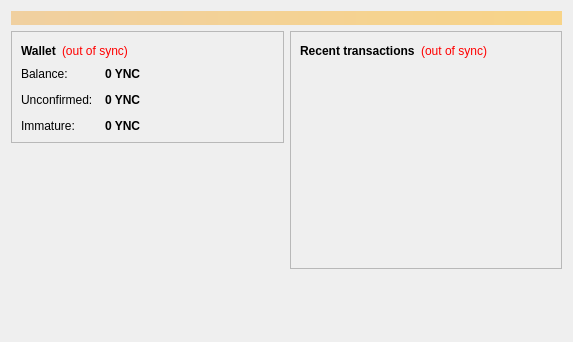
<?xml version="1.0" encoding="UTF-8"?>
<ui version="4.0">
 <class>OverviewPage</class>
 <widget class="QWidget" name="OverviewPage">
  <property name="geometry">
   <rect>
    <x>0</x>
    <y>0</y>
    <width>573</width>
    <height>342</height>
   </rect>
  </property>
  <property name="windowTitle">
   <string>Form</string>
  </property>
  <layout class="QVBoxLayout" name="topLayout">
   <item>
    <widget class="QLabel" name="labelAlerts">
     <property name="visible">
      <bool>false</bool>
     </property>
     <property name="styleSheet">
      <string notr="true">background-color: qlineargradient(x1: 0, y1: 0, x2: 1, y2: 0, stop:0 #F0D0A0, stop:1 #F8D488); color:#000000;</string>
     </property>
     <property name="wordWrap">
      <bool>true</bool>
     </property>
     <property name="margin">
      <number>3</number>
     </property>
    </widget>
   </item>
   <item>
    <layout class="QHBoxLayout" name="horizontalLayout" stretch="1,1">
     <item>
      <layout class="QVBoxLayout" name="verticalLayout_2">
       <item>
        <widget class="QFrame" name="frame">
         <property name="frameShape">
          <enum>QFrame::StyledPanel</enum>
         </property>
         <property name="frameShadow">
          <enum>QFrame::Raised</enum>
         </property>
         <layout class="QVBoxLayout" name="verticalLayout_4">
          <item>
           <layout class="QHBoxLayout" name="horizontalLayout_4">
            <item>
             <widget class="QLabel" name="label_5">
              <property name="font">
               <font>
                <weight>75</weight>
                <bold>true</bold>
               </font>
              </property>
              <property name="text">
               <string>Wallet</string>
              </property>
             </widget>
            </item>
            <item>
             <widget class="QLabel" name="labelWalletStatus">
              <property name="toolTip">
               <string>The displayed information may be out of date. Your wallet automatically synchronizes with the YounetCoin network after a connection is established, but this process has not completed yet.</string>
              </property>
              <property name="styleSheet">
               <string notr="true">QLabel { color: red; }</string>
              </property>
              <property name="text">
               <string notr="true">(out of sync)</string>
              </property>
              <property name="alignment">
               <set>Qt::AlignLeading|Qt::AlignLeft|Qt::AlignVCenter</set>
              </property>
             </widget>
            </item>
            <item>
             <spacer name="horizontalSpacer_2">
              <property name="orientation">
               <enum>Qt::Horizontal</enum>
              </property>
              <property name="sizeHint" stdset="0">
               <size>
                <width>40</width>
                <height>20</height>
               </size>
              </property>
             </spacer>
            </item>
           </layout>
          </item>
          <item>
           <layout class="QFormLayout" name="formLayout_2">
            <property name="fieldGrowthPolicy">
             <enum>QFormLayout::AllNonFixedFieldsGrow</enum>
            </property>
            <property name="horizontalSpacing">
             <number>12</number>
            </property>
            <property name="verticalSpacing">
             <number>12</number>
            </property>
            <item row="0" column="0">
             <widget class="QLabel" name="label">
              <property name="text">
               <string>Balance:</string>
              </property>
             </widget>
            </item>
            <item row="0" column="1">
             <widget class="QLabel" name="labelBalance">
              <property name="font">
               <font>
                <weight>75</weight>
                <bold>true</bold>
               </font>
              </property>
              <property name="cursor">
               <cursorShape>IBeamCursor</cursorShape>
              </property>
              <property name="toolTip">
               <string>Your current balance</string>
              </property>
              <property name="text">
               <string notr="true">0 YNC</string>
              </property>
              <property name="textInteractionFlags">
               <set>Qt::LinksAccessibleByMouse|Qt::TextSelectableByKeyboard|Qt::TextSelectableByMouse</set>
              </property>
             </widget>
            </item>
            <item row="1" column="0">
             <widget class="QLabel" name="label_3">
              <property name="text">
               <string>Unconfirmed:</string>
              </property>
             </widget>
            </item>
            <item row="1" column="1">
             <widget class="QLabel" name="labelUnconfirmed">
              <property name="font">
               <font>
                <weight>75</weight>
                <bold>true</bold>
               </font>
              </property>
              <property name="cursor">
               <cursorShape>IBeamCursor</cursorShape>
              </property>
              <property name="toolTip">
               <string>Total of transactions that have yet to be confirmed, and do not yet count toward the current balance</string>
              </property>
              <property name="text">
               <string notr="true">0 YNC</string>
              </property>
              <property name="textInteractionFlags">
               <set>Qt::LinksAccessibleByMouse|Qt::TextSelectableByKeyboard|Qt::TextSelectableByMouse</set>
              </property>
             </widget>
            </item>
            <item row="2" column="0">
             <widget class="QLabel" name="labelImmatureText">
              <property name="text">
               <string>Immature:</string>
              </property>
             </widget>
            </item>
            <item row="2" column="1">
             <widget class="QLabel" name="labelImmature">
              <property name="font">
               <font>
                <weight>75</weight>
                <bold>true</bold>
               </font>
              </property>
              <property name="toolTip">
               <string>Mined balance that has not yet matured</string>
              </property>
              <property name="text">
               <string notr="true">0 YNC</string>
              </property>
              <property name="textInteractionFlags">
               <set>Qt::LinksAccessibleByMouse|Qt::TextSelectableByKeyboard|Qt::TextSelectableByMouse</set>
              </property>
             </widget>
            </item>
           </layout>
          </item>
         </layout>
        </widget>
       </item>
       <item>
        <spacer name="verticalSpacer">
         <property name="orientation">
          <enum>Qt::Vertical</enum>
         </property>
         <property name="sizeHint" stdset="0">
          <size>
           <width>20</width>
           <height>40</height>
          </size>
         </property>
        </spacer>
       </item>
        <item>
         <widget class="QLabel" name="label_wallet_bgcoin">
          <property name="text">
           <string/>
          </property>
          <property name="pixmap">
           <pixmap resource="../bitcoin.qrc">:/images/wallet_bgcoin</pixmap>
          </property>
          <property name="scaledContents">
           <bool>false</bool>
          </property>
          <property name="alignment">
           <set>Qt::AlignCenter</set>
          </property>
          <property name="margin">
           <number>-2</number>
          </property>
         </widget>
        </item>
        <item>
         <widget class="QLabel" name="label_6">
          <property name="text">
           <string/>
          </property>
         </widget>
        </item>
      </layout>
     </item>
     <item>
      <layout class="QVBoxLayout" name="verticalLayout_3">
       <item>
        <widget class="QFrame" name="frame_2">
         <property name="frameShape">
          <enum>QFrame::StyledPanel</enum>
         </property>
         <property name="frameShadow">
          <enum>QFrame::Raised</enum>
         </property>
         <layout class="QVBoxLayout" name="verticalLayout">
          <item>
           <layout class="QHBoxLayout" name="horizontalLayout_2">
            <item>
             <widget class="QLabel" name="label_4">
              <property name="text">
               <string>&lt;b&gt;Recent transactions&lt;/b&gt;</string>
              </property>
             </widget>
            </item>
            <item>
             <widget class="QLabel" name="labelTransactionsStatus">
              <property name="toolTip">
               <string>The displayed information may be out of date. Your wallet automatically synchronizes with the YounetCoin network after a connection is established, but this process has not completed yet.</string>
              </property>
              <property name="styleSheet">
               <string notr="true">QLabel { color: red; }</string>
              </property>
              <property name="text">
               <string notr="true">(out of sync)</string>
              </property>
              <property name="alignment">
               <set>Qt::AlignRight|Qt::AlignTrailing|Qt::AlignVCenter</set>
              </property>
             </widget>
            </item>
            <item>
             <spacer name="horizontalSpacer">
              <property name="orientation">
               <enum>Qt::Horizontal</enum>
              </property>
              <property name="sizeHint" stdset="0">
               <size>
                <width>40</width>
                <height>20</height>
               </size>
              </property>
             </spacer>
            </item>
           </layout>
          </item>
          <item>
           <widget class="QListView" name="listTransactions">
            <property name="styleSheet">
             <string notr="true">QListView { background: transparent; }</string>
            </property>
            <property name="frameShape">
             <enum>QFrame::NoFrame</enum>
            </property>
            <property name="verticalScrollBarPolicy">
             <enum>Qt::ScrollBarAlwaysOff</enum>
            </property>
            <property name="horizontalScrollBarPolicy">
             <enum>Qt::ScrollBarAlwaysOff</enum>
            </property>
            <property name="selectionMode">
             <enum>QAbstractItemView::NoSelection</enum>
            </property>
           </widget>
          </item>
         </layout>
        </widget>
       </item>
       <item>
        <spacer name="verticalSpacer_2">
         <property name="orientation">
          <enum>Qt::Vertical</enum>
         </property>
         <property name="sizeHint" stdset="0">
          <size>
           <width>20</width>
           <height>40</height>
          </size>
         </property>
        </spacer>
       </item>
      </layout>
     </item>
    </layout>
   </item>
  </layout>
 </widget>
 <resources/>
 <connections/>
</ui>
